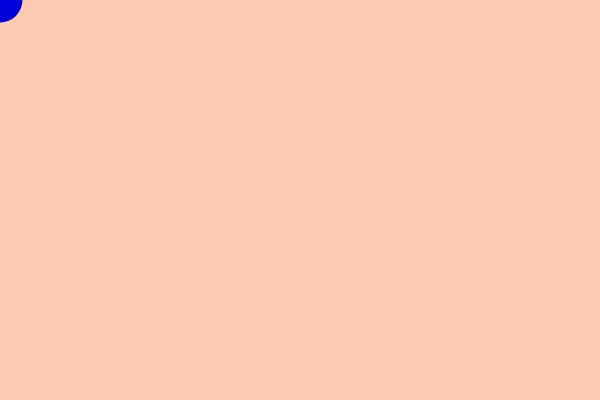
Frame 1 (no input)
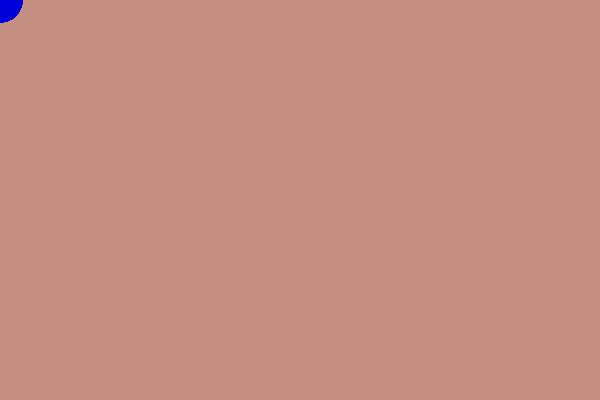
Frame 60 (no input)
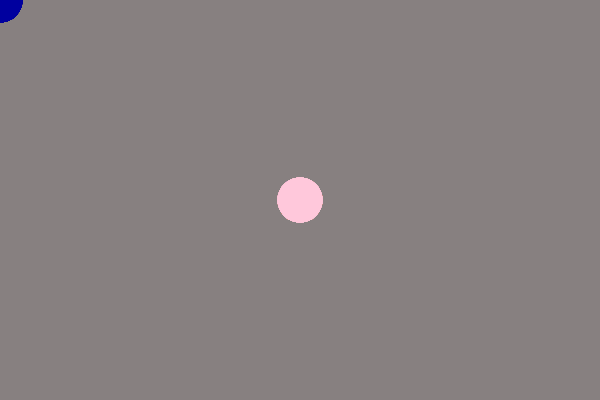
Frame 120 (the mouse pressed at the canvas centre since frame 60)

The p5.js sketch that drew these frames (run headless with seeded random() and noise() and a simulated clock; from frame 60 on, the mouse is pressed at the canvas centre):

// p5.js sketch
// ── sketch.js
function setup() {
  createCanvas(600, 400);
  background(255, 203, 179);
}

function draw() {
  background(100, 1);
  noStroke();
  fill(mouseX, mouseY, 219);
  ellipse(mouseX, mouseY, 45, 45);
}
